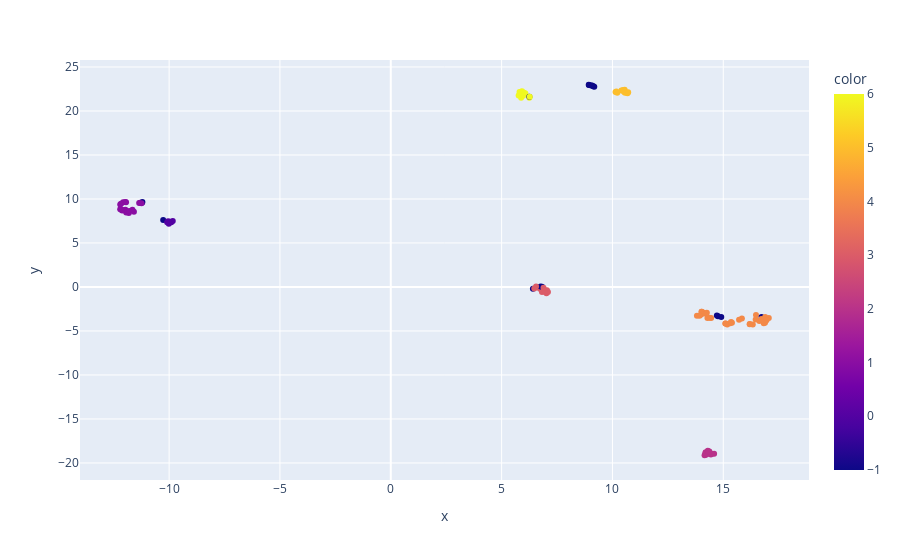

The cell this chart's notebook holds for it:
### Code cell
px.scatter(x=X_umap[0],y=X_umap[1], color=pd.Series(y_label))
